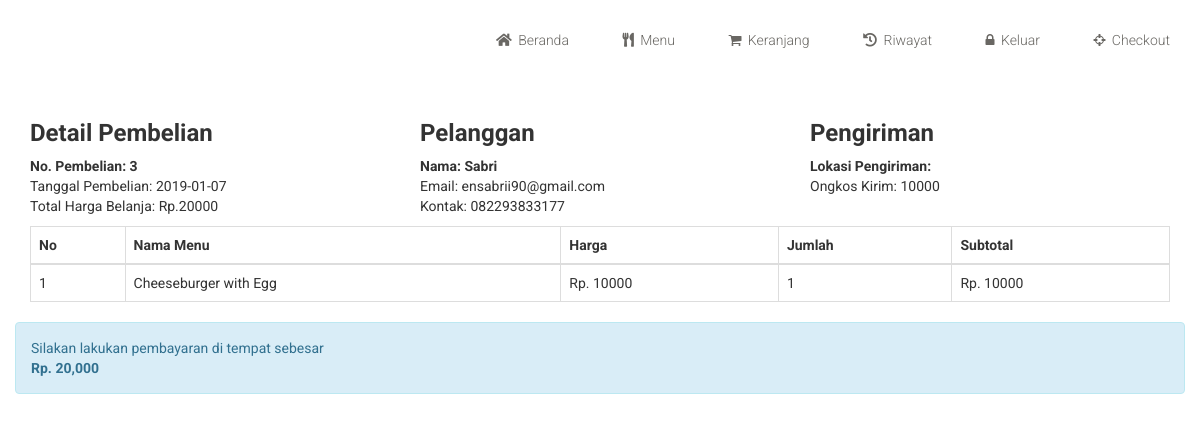
The app's page /nota.php?id=3 (signed in) with its own data.
### tables this page shows
CREATE TABLE IF NOT EXISTS `pembelian` (
  `id_pembelian` int(11) NOT NULL AUTO_INCREMENT,
  `id_user` int(11) NOT NULL,
  `id_ongkir` int(11) NOT NULL,
  `tanggal_pembelian` date NOT NULL,
  `total_pembelian` int(11) NOT NULL,
  `tarif` int(11) NOT NULL,
  `alamat_pengiriman` text NOT NULL,
  `status_pembelian` varchar(100) NOT NULL DEFAULT 'Dalam Proses',
  PRIMARY KEY (`id_pembelian`)
);

CREATE TABLE IF NOT EXISTS `user` (
  `id_user` int(11) NOT NULL AUTO_INCREMENT,
  `nama` varchar(255) NOT NULL,
  `email` varchar(255) NOT NULL,
  `pass` varchar(255) NOT NULL,
  `kontak` varchar(255) NOT NULL,
  PRIMARY KEY (`id_user`)
);

CREATE TABLE IF NOT EXISTS `pembelian_menu` (
  `id_pembelian_menu` int(5) NOT NULL AUTO_INCREMENT,
  `id_pembelian` int(5) NOT NULL,
  `id_menu` int(5) NOT NULL,
  `jumlah` int(20) NOT NULL,
  `nama_menu` varchar(100) NOT NULL,
  `harga` varchar(50) NOT NULL,
  `subharga` varchar(50) NOT NULL,
  PRIMARY KEY (`id_pembelian_menu`)
);

### nota.php (the view, shortened to what this page needs)
<?php
include 'konfig.php';
include 'headatas.php';
?>
<?php
include 'headbawah.php';
?>
<section>
    <div class="container">
        <?php
        $ambil = $koneksi->query("SELECT * FROM pembelian JOIN user ON pembelian.id_user=user.id_user WHERE pembelian.id_pembelian='$_GET[id]' ");
        $detail = $ambil->fetch_assoc();
        ?>
        <div class="row">
            <div class="col-sm-4">
                <h3><b>Detail Pembelian</b></h3>
                <b>No. Pembelian:  <?php echo $detail['id_pembelian']; ?> </b> <br>
                <p>
                Tanggal Pembelian: <?php echo $detail['tanggal_pembelian']; ?> <br>
                Total Harga Belanja: Rp.<?php echo $detail['total_pembelian']; ?>
                </p>
            </div>
            <div class="col-sm-4">
                <h3><strong>Pelanggan</strong></h3>
                <b>Nama: <?php echo $detail['nama']; ?></b> <br>
                <p>
                Email: <?php echo $detail['email']; ?> <br>
                Kontak: <?php echo $detail['kontak']; ?>
                </p>
            </div>
            <div class="col-sm-4">
                <h3><strong>Pengiriman</strong></h3>
                <b>Lokasi Pengiriman: <?php echo $detail['alamat_pengiriman']; ?> </b> <br>
                <p>
                Ongkos Kirim: <?php echo $detail['tarif']; ?> <br>
                </p>
            </div>
        </div>
        <table class="table table-bordered">
            <thead>
                <tr>
                    <th>No</th>
                    <th>Nama Menu</th>
                    <th>Harga</th>
                    <th>Jumlah </th>
                    <th>Subtotal</th>
                </tr>
            </thead>
            <tbody>
                <?php $nomor = 1;  ?>
                <?php $ambil = $koneksi->query("SELECT * FROM pembelian_menu WHERE id_pembelian = '$_GET[id]'"); ?>
                <?php while($pecah=$ambil->fetch_assoc()) {  ?>
                <tr>
                    <td><?php echo $nomor; ?></td>
                    <td><?php echo $pecah['nama_menu']; ?></td>
                    <td>Rp. <?php echo $pecah['harga']; ?></td>
                    <td><?php echo $pecah['jumlah']; ?></td>
                    <td>Rp. <?php echo $pecah['subharga']; ?></td>
                </tr>
                <?php $nomor++; ?>
                <?php } ?>
            </tbody>
        </table>
    </div>
</section>
<div class="row">
    <div class="col-md-12">
        <div class="alert alert-info">
            <p>Silakan lakukan pembayaran di tempat sebesar  <br>
            <strong>Rp. <?php echo number_format($detail['total_pembelian']); ?></strong></p>
        </div>
    </div>
</div>
</body>
</html>

### css/main.css (style rules this page uses)
html, body { font-family: 'Roboto', sans-serif; background: ; position: relative; font-weight: 400px; padding: 0; margin: 0; height: 100%; }
h1, h2, h3, h4, h5, h6 { font-family: 'Roboto', sans-serif; }

### records on screen
pembelian: id_pembelian "3", tanggal_pembelian "2019-01-07", total_pembelian "20000", id_user.nama "Sabri", id_user.email "ensabrii90@gmail.com", id_user.kontak "082293833177", tarif "10000", total_pembelian "20,000"
pembelian_menu: nama_menu "Cheeseburger with Egg", harga "10000", jumlah "1", subharga "10000"
